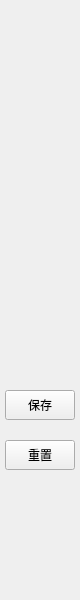
<?xml version="1.0" encoding="UTF-8"?>
<ui version="4.0">
 <class>EditorWidget</class>
 <widget class="QWidget" name="EditorWidget">
  <property name="geometry">
   <rect>
    <x>0</x>
    <y>0</y>
    <width>80</width>
    <height>600</height>
   </rect>
  </property>
  <property name="windowTitle">
   <string>Form</string>
  </property>
  <widget class="QPushButton" name="saveButton">
   <property name="geometry">
    <rect>
     <x>5</x>
     <y>390</y>
     <width>70</width>
     <height>30</height>
    </rect>
   </property>
   <property name="text">
    <string>保存</string>
   </property>
  </widget>
  <widget class="QPushButton" name="resetButton">
   <property name="geometry">
    <rect>
     <x>5</x>
     <y>440</y>
     <width>70</width>
     <height>30</height>
    </rect>
   </property>
   <property name="text">
    <string>重置</string>
   </property>
  </widget>
 </widget>
 <resources/>
 <connections/>
 <slots>
  <signal>resetSignal()</signal>
  <signal>saveSignal()</signal>
 </slots>
</ui>
